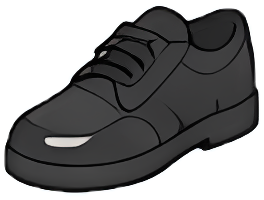
#> input picture master-assets/assets-v1/sepatu/sepatu_01.png, 264 x 200 px
$ python -i import_master.py   (imports and definitions only)
#> lines starting #> are read from the running program, lines starting #| are printed output that depends on the picture; after the words box and inside, x2 and y2 are one past the last pixel; in counts of white or black regions, pixels touching at a corner belong together
#> further down, picture is the input picture: PIL image 264x200 RGBA; mean R, G, B, A 126.3, 130.4, 133.3, 156.3
#!/usr/bin/env python3
"""Prepare the 'master-assets' folders (v1 extras + v2 kit) for the Character Builder library.

    python import_master.py MASTER_DIR OUT_DIR [--only v2|v1]
    php artisan library:import-sheet OUT_DIR --user=<id>

Output: OUT_DIR/items/*.png + manifest.json (same format as slice_sheet.py, so `library:import-sheet` imports it).
Parts are placed on the builder's canvas (800x1600 px = 400x800 units at 2 px/unit) so they line up without manual work.

What is calibrated (the kits were drawn as separate files, each cropped to its own bounding box, so the placement
has to be recovered from the artwork):
  * faces       - one scale per gender so heads are the same size (female heads are drawn ~15% smaller); top of head at y=98
  * hair        - same gender scale; vertical position from the BANGS: the lowest hair pixel in the middle of the head is put at
                  the brow line, so the face opening is where the face is
  * hijab       - scale and position from the transparent FACE OPENING so the opening matches the face
  * tops        - same gender scale, neckline at the shoulders
  * eyes        - a pair is 2 eyes drawn far apart: split, each eye scaled to the same width and put at the eye positions
  * v1 extras   - shoes (mirrored into a pair), watch, hair clip; poses/expressions are whole figures, stored as references
Items that cannot work on a front-facing character (backpack drawn flat) are skipped.
"""
import argparse
import json
import os
import re

from PIL import Image, ImageChops, ImageDraw, ImageFilter

PX = 2  # pixels per builder unit
CANVAS = (400 * PX, 800 * PX)

# units per source pixel, chosen so that the HEAD (top -> chin) is 179 units tall for both genders
# (measured: mean chin row 875 px for male faces, 742 px for female faces)
K = {"laki": 179 / 875, "perempuan": 179 / 742}
FACE_TOP = 98
BROW_LINE = 168       # lowest bang pixel goes here
EYE_Y, EYE_DX, EYE_W = 192, 35, 46
HOLE_H, HOLE_C = 185, (200, 190)  # hijab opening: height (head top to chin) and centre
HAIR_HOLE_W, HAIR_HOLE_TOP = 108, 166  # hair 'face window': its width, and its top edge on the brow line
TOP_Y = 306

NAME = {"wajah": "Wajah", "rambut": "Rambut", "kerudung": "Kerudung", "atasan": "Atasan", "mata": "Mata"}
GENDER = {"laki": "laki-laki", "perempuan": "perempuan"}


def alpha_mask(im, t=20):
#> called with t = 20
    return im.getchannel("A").point(lambda v: 255 if v > t else 0)
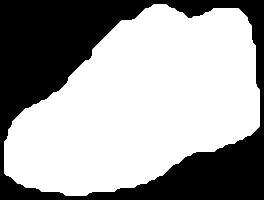
#> returned value: PIL image 264x200 L; 62.8% white; 1 black region, box (x1, y1, x2, y2) and area: (0, 0, 264, 200) 19640


def trim(im):
    b = alpha_mask(im).getbbox()
    return im.crop(b) if b else im


def new_canvas():
    return Image.new("RGBA", CANVAS, (0, 0, 0, 0))


# [46 lines left out: functions place, bangs_bottom, face_opening, not called in this run]


def split_eyes(im):
    """Left and right eye (each trimmed) of a pair file: split in the widest empty vertical gap."""
    a = alpha_mask(im)
    w, h = a.size
#> w = 264; h = 200
    cols = [a.crop((x, 0, x + 1, h)).getbbox() is not None for x in range(w)]
#> cols = 264 items, first 6: False, False, False, False, True, True
    best, start = (0, w // 2), None
#> best = (0, 132)
    for x in range(w):
        if not cols[x] and start is None:
            start = x
        if (cols[x] or x == w - 1) and start is not None:
            if x - start > best[0]:
                best = (x - start, (start + x) // 2)
            start = None
    mid = best[1]
#> mid = 2
    return trim(im.crop((0, 0, mid, h))), trim(im.crop((mid, 0, w, h)))
#> in trim, `b = alpha_mask(im).getbbox()`: b = None
#> call 3 of alpha_mask, with t = 20
#> in alpha_mask (call 3), `return im.getchannel("A").point(lambda v: 255 if v > t else 0)`:
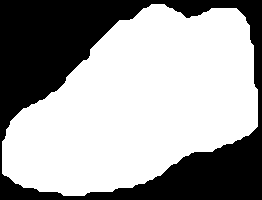
#> returned value: PIL image 262x200 L; 63.3% white; 1 black region, box (x1, y1, x2, y2) and area: (0, 0, 262, 200) 19240
#> in trim (call 2), `b = alpha_mask(im).getbbox()`: b = (2, 4, 258, 196)
#> in trim (call 2), `b = alpha_mask(im).getbbox()`:
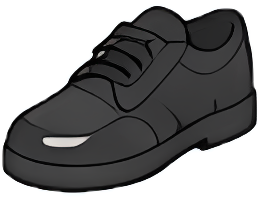
#> im: PIL image 262x200 RGBA; mean R, G, B, A 125.4, 129.5, 132.4, 157.5; transparent parts drawn white
#> in trim (call 2), `return im.crop(b) if b else im`:
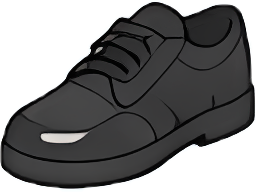
#> returned value: PIL image 256x192 RGBA; mean R, G, B, A 118, 121.6, 124.3, 168; transparent parts drawn white


# ---- body kit (aset_badan): torso (anime, 4 views, both genders) + arm poses ----------------------------------------
TORSO_WIDTH = {"laki": 0.92, "perempuan": 1.0}  # male torsos are ~10% wider than the male shirts of the v2 kit: without this the bare shoulders show beside the sleeves
K_BODY = 275 / 1344          # torsos are 1344 px tall for both genders: neck stub top -> waist = 275 units
TORSO_TOP = 277              # neck-stub top; puts the shoulder line at ~335 and the hem at the hip (552)
SHOULDER = {"l": (106, 345), "r": (294, 345)}  # where the arm's shoulder joint goes (screen left / right)

# pose -> (display name, joint of the shoulder in the image as fractions, orientation of the ORIGINAL drawing, extra tags)
#   'l' = original is a screen-left arm (the right one is its mirror); 'r' = original is a screen-right arm;
#   'pair' = both arms in one image (placed in the left-arm slot, centred on the chest).
ARMS = {
    "lengan_01_lurus_bawah": ("Lurus ke bawah", (0.45, 0.04), "l", []),
    "lengan_02_angkat_ke_atas": ("Angkat ke atas", (0.45, 0.95), "l", []),
    "lengan_03_tangan_di_pinggang": ("Tangan di pinggang", (0.60, 0.04), "l", ["di-depan-baju"]),
    "lengan_04_menunjuk": ("Menunjuk", (0.08, 0.12), "r", []),
    "lengan_05_melambai": ("Melambai", (0.10, 0.30), "r", []),
    "lengan_06_kepal_ditekuk": ("Kepal ditekuk", (0.13, 0.15), "r", []),
    "lengan_07_rentang_samping": ("Rentang ke samping", (0.03, 0.45), "r", []),
    "lengan_08_silang_dada": ("Silang di dada (kedua lengan)", (0.5, 0.5), "pair", ["di-depan-baju"]),
    "lengan_09_lurus_samping": ("Lurus di samping", (0.5, 0.04), "l", []),
    "lengan_10_ayun_jalan": ("Ayun jalan (kedua lengan)", (0.5, 0.5), "pair", []),
}
PAIR_CENTER = {"lengan_08_silang_dada": (200, 440), "lengan_10_ayun_jalan": (200, 480)}


# [61 lines left out: functions fit_scale, place_joint, body_items, not called in this run]


def descr(fn):
    m = re.match(r"^[a-z_]+?_(\d+)_(.+)\.png$", fn)
    return (m.group(1), m.group(2).replace("_", " ")) if m else ("", fn[:-4])


def gender_of(folder):
    return "perempuan" if folder.endswith("perempuan") else "laki"


# [126 lines left out: functions v2_items, v1_items, main, not called in this run]


# [2 lines not run here, left out]

>>> from PIL import Image
>>> picture = Image.open('../../master-assets/assets-v1/sepatu/sepatu_01.png')
>>> result = split_eyes(picture)
